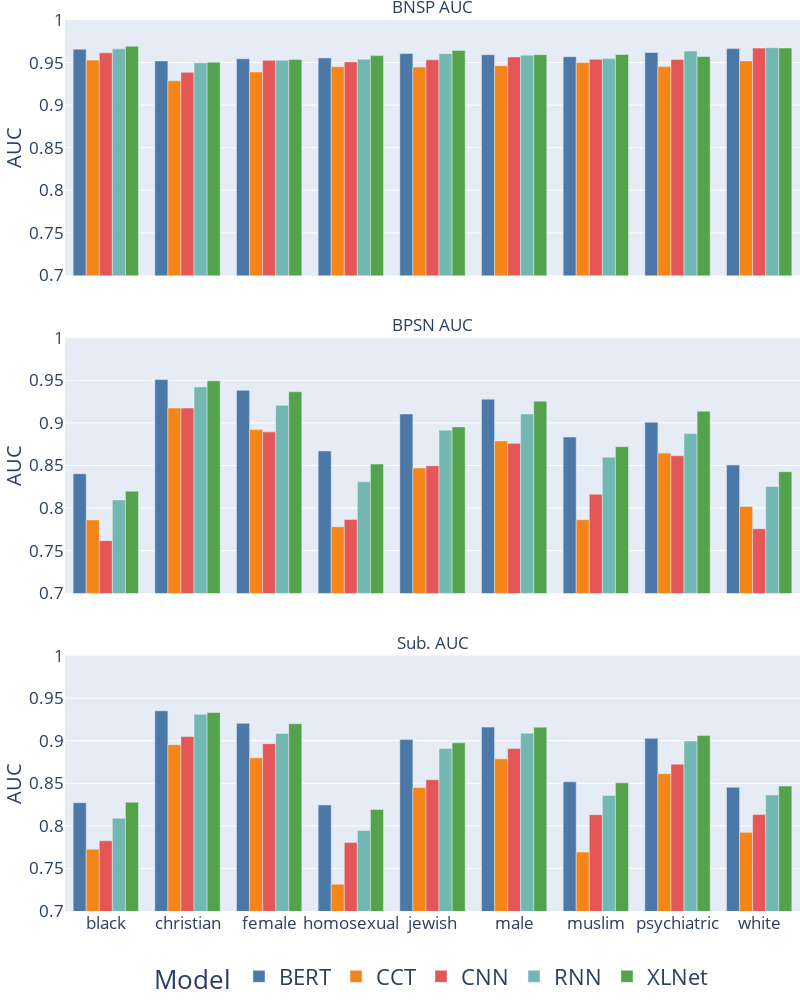

Source (notebook cell):
### Code cell
import plotly.express as px

labels={
    "subgroup_auc": "Sub. AUC",
    "bpsn_auc": "BPSN AUC",
    "bnsp_auc": "BNSP AUC",
    "subgroup":"",
    "model_type": "Model",
    "value":"AUC"
}

identity_aur_per_sub_per_type = identity_aur_per_sub_per_model_df.groupby(["model_type", "variable", "subgroup"]).mean().reset_index()

fig = px.bar(identity_aur_per_sub_per_type, x="subgroup", y="value", 
            color="model_type", barmode="group",
            facet_col="variable", labels=labels, range_y=[0.7, 1.0], width=800, height=1000, facet_col_wrap=1, 
            color_discrete_sequence=px.colors.qualitative.T10)

#sns.move_legend(g, "lower", ncol=2, frameon=True, bbox_to_anchor=(0.8, 0.5), borderpad=1)
#fig.update_traces(width=0.1)
fig.update_layout(legend=dict(
    orientation="h",
    yanchor="top",
    y=-0.05,
    xanchor="center",
    x=0.5,
    font=dict(size=22)
    ),
    margin={'l': 0, 'r': 0, 't': 20, 'b': 0},
    font={'size'   : 17}
)

fig.for_each_annotation(lambda a: a.update(text=a.text.split("=")[-1]))
fig.for_each_annotation(lambda a: a.update(text=labels.get(a.text, a.text)))

fig.write_image("identity_aur_per_sub_per_model_df.pdf")
fig.show()

### Figure 1 — Plotly figure (JSON) as saved in the notebook; plotly's stock layout.template omitted (floating-point values rounded to 4 significant figures)
{"data": [{"alignmentgroup": "True", "hovertemplate": "Model=BERT<br>variable=bnsp_auc<br>=%{x}<br>AUC=%{y}<extra></extra>", "legendgroup": "BERT", "marker": {"color": "#4C78A8", "pattern": {"shape": ""}}, "name": "BERT", "offsetgroup": "BERT", "orientation": "v", "showlegend": true, "textposition": "auto", "type": "bar", "x": ["black", "christian", "female", "homosexual", "jewish", "male", "muslim", "psychiatric", "white"], "xaxis": "x3", "y": [0.9657, 0.9519, 0.9544, 0.9554, 0.9606, 0.9592, 0.9569, 0.9619, 0.9664], "yaxis": "y3"}, {"alignmentgroup": "True", "hovertemplate": "Model=BERT<br>variable=bpsn_auc<br>=%{x}<br>AUC=%{y}<extra></extra>", "legendgroup": "BERT", "marker": {"color": "#4C78A8", "pattern": {"shape": ""}}, "name": "BERT", "offsetgroup": "BERT", "orientation": "v", "showlegend": false, "textposition": "auto", "type": "bar", "x": ["black", "christian", "female", "homosexual", "jewish", "male", "muslim", "psychiatric", "white"], "xaxis": "x2", "y": [0.8403, 0.9509, 0.9383, 0.8671, 0.9105, 0.9279, 0.8834, 0.9009, 0.8505], "yaxis": "y2"}, {"alignmentgroup": "True", "hovertemplate": "Model=BERT<br>variable=subgroup_auc<br>=%{x}<br>AUC=%{y}<extra></extra>", "legendgroup": "BERT", "marker": {"color": "#4C78A8", "pattern": {"shape": ""}}, "name": "BERT", "offsetgroup": "BERT", "orientation": "v", "showlegend": false, "textposition": "auto", "type": "bar", "x": ["black", "christian", "female", "homosexual", "jewish", "male", "muslim", "psychiatric", "white"], "xaxis": "x", "y": [0.8272, 0.9351, 0.9205, 0.8246, 0.9014, 0.916, 0.8517, 0.9028, 0.8453], "yaxis": "y"}, {"alignmentgroup": "True", "hovertemplate": "Model=CCT<br>variable=bnsp_auc<br>=%{x}<br>AUC=%{y}<extra></extra>", "legendgroup": "CCT", "marker": {"color": "#F58518", "pattern": {"shape": ""}}, "name": "CCT", "offsetgroup": "CCT", "orientation": "v", "showlegend": true, "textposition": "auto", "type": "bar", "x": ["black", "christian", "female", "homosexual", "jewish", "male", "muslim", "psychiatric", "white"], "xaxis": "x3", "y": [0.9529, 0.9286, 0.939, 0.9452, 0.9448, 0.9463, 0.9499, 0.9453, 0.9519], "yaxis": "y3"}, {"alignmentgroup": "True", "hovertemplate": "Model=CCT<br>variable=bpsn_auc<br>=%{x}<br>AUC=%{y}<extra></extra>", "legendgroup": "CCT", "marker": {"color": "#F58518", "pattern": {"shape": ""}}, "name": "CCT", "offsetgroup": "CCT", "orientation": "v", "showlegend": false, "textposition": "auto", "type": "bar", "x": ["black", "christian", "female", "homosexual", "jewish", "male", "muslim", "psychiatric", "white"], "xaxis": "x2", "y": [0.7861, 0.9176, 0.8921, 0.7781, 0.8471, 0.8789, 0.7864, 0.8646, 0.8019], "yaxis": "y2"}, {"alignmentgroup": "True", "hovertemplate": "Model=CCT<br>variable=subgroup_auc<br>=%{x}<br>AUC=%{y}<extra></extra>", "legendgroup": "CCT", "marker": {"color": "#F58518", "pattern": {"shape": ""}}, "name": "CCT", "offsetgroup": "CCT", "orientation": "v", "showlegend": false, "textposition": "auto", "type": "bar", "x": ["black", "christian", "female", "homosexual", "jewish", "male", "muslim", "psychiatric", "white"], "xaxis": "x", "y": [0.7726, 0.8954, 0.8801, 0.7314, 0.845, 0.8787, 0.7693, 0.8613, 0.7924], "yaxis": "y"}, {"alignmentgroup": "True", "hovertemplate": "Model=CNN<br>variable=bnsp_auc<br>=%{x}<br>AUC=%{y}<extra></extra>", "legendgroup": "CNN", "marker": {"color": "#E45756", "pattern": {"shape": ""}}, "name": "CNN", "offsetgroup": "CNN", "orientation": "v", "showlegend": true, "textposition": "auto", "type": "bar", "x": ["black", "christian", "female", "homosexual", "jewish", "male", "muslim", "psychiatric", "white"], "xaxis": "x3", "y": [0.9615, 0.9386, 0.9526, 0.9508, 0.9532, 0.9566, 0.9538, 0.9536, 0.967], "yaxis": "y3"}, {"alignmentgroup": "True", "hovertemplate": "Model=CNN<br>variable=bpsn_auc<br>=%{x}<br>AUC=%{y}<extra></extra>", "legendgroup": "CNN", "marker": {"color": "#E45756", "pattern": {"shape": ""}}, "name": "CNN", "offsetgroup": "CNN", "orientation": "v", "showlegend": false, "textposition": "auto", "type": "bar", "x": ["black", "christian", "female", "homosexual", "jewish", "male", "muslim", "psychiatric", "white"], "xaxis": "x2", "y": [0.7617, 0.9174, 0.8895, 0.7866, 0.8497, 0.876, 0.8163, 0.8615, 0.7757], "yaxis": "y2"}, {"alignmentgroup": "True", "hovertemplate": "Model=CNN<br>variable=subgroup_auc<br>=%{x}<br>AUC=%{y}<extra></extra>", "legendgroup": "CNN", "marker": {"color": "#E45756", "pattern": {"shape": ""}}, "name": "CNN", "offsetgroup": "CNN", "orientation": "v", "showlegend": false, "textposition": "auto", "type": "bar", "x": ["black", "christian", "female", "homosexual", "jewish", "male", "muslim", "psychiatric", "white"], "xaxis": "x", "y": [0.7825, 0.905, 0.8966, 0.7803, 0.8542, 0.8908, 0.8131, 0.8725, 0.8132], "yaxis": "y"}, {"alignmentgroup": "True", "hovertemplate": "Model=RNN<br>variable=bnsp_auc<br>=%{x}<br>AUC=%{y}<extra></extra>", "legendgroup": "RNN", "marker": {"color": "#72B7B2", "pattern": {"shape": ""}}, "name": "RNN", "offsetgroup": "RNN", "orientation": "v", "showlegend": true, "textposition": "auto", "type": "bar", "x": ["black", "christian", "female", "homosexual", "jewish", "male", "muslim", "psychiatric", "white"], "xaxis": "x3", "y": [0.9661, 0.9497, 0.9526, 0.954, 0.9604, 0.9587, 0.9548, 0.9636, 0.9675], "yaxis": "y3"}, {"alignmentgroup": "True", "hovertemplate": "Model=RNN<br>variable=bpsn_auc<br>=%{x}<br>AUC=%{y}<extra></extra>", "legendgroup": "RNN", "marker": {"color": "#72B7B2", "pattern": {"shape": ""}}, "name": "RNN", "offsetgroup": "RNN", "orientation": "v", "showlegend": false, "textposition": "auto", "type": "bar", "x": ["black", "christian", "female", "homosexual", "jewish", "male", "muslim", "psychiatric", "white"], "xaxis": "x2", "y": [0.8096, 0.9423, 0.9208, 0.8308, 0.8913, 0.9105, 0.8597, 0.8875, 0.8253], "yaxis": "y2"}, {"alignmentgroup": "True", "hovertemplate": "Model=RNN<br>variable=subgroup_auc<br>=%{x}<br>AUC=%{y}<extra></extra>", "legendgroup": "RNN", "marker": {"color": "#72B7B2", "pattern": {"shape": ""}}, "name": "RNN", "offsetgroup": "RNN", "orientation": "v", "showlegend": false, "textposition": "auto", "type": "bar", "x": ["black", "christian", "female", "homosexual", "jewish", "male", "muslim", "psychiatric", "white"], "xaxis": "x", "y": [0.809, 0.931, 0.9085, 0.7945, 0.8909, 0.9088, 0.8355, 0.8996, 0.8361], "yaxis": "y"}, {"alignmentgroup": "True", "hovertemplate": "Model=XLNet<br>variable=bnsp_auc<br>=%{x}<br>AUC=%{y}<extra></extra>", "legendgroup": "XLNet", "marker": {"color": "#54A24B", "pattern": {"shape": ""}}, "name": "XLNet", "offsetgroup": "XLNet", "orientation": "v", "showlegend": true, "textposition": "auto", "type": "bar", "x": ["black", "christian", "female", "homosexual", "jewish", "male", "muslim", "psychiatric", "white"], "xaxis": "x3", "y": [0.9691, 0.9505, 0.9537, 0.9582, 0.9641, 0.9591, 0.9595, 0.957, 0.9671], "yaxis": "y3"}, {"alignmentgroup": "True", "hovertemplate": "Model=XLNet<br>variable=bpsn_auc<br>=%{x}<br>AUC=%{y}<extra></extra>", "legendgroup": "XLNet", "marker": {"color": "#54A24B", "pattern": {"shape": ""}}, "name": "XLNet", "offsetgroup": "XLNet", "orientation": "v", "showlegend": false, "textposition": "auto", "type": "bar", "x": ["black", "christian", "female", "homosexual", "jewish", "male", "muslim", "psychiatric", "white"], "xaxis": "x2", "y": [0.8197, 0.9494, 0.9366, 0.8517, 0.8954, 0.9256, 0.8721, 0.9138, 0.8427], "yaxis": "y2"}, {"alignmentgroup": "True", "hovertemplate": "Model=XLNet<br>variable=subgroup_auc<br>=%{x}<br>AUC=%{y}<extra></extra>", "legendgroup": "XLNet", "marker": {"color": "#54A24B", "pattern": {"shape": ""}}, "name": "XLNet", "offsetgroup": "XLNet", "orientation": "v", "showlegend": false, "textposition": "auto", "type": "bar", "x": ["black", "christian", "female", "homosexual", "jewish", "male", "muslim", "psychiatric", "white"], "xaxis": "x", "y": [0.8278, 0.9331, 0.92, 0.8192, 0.8975, 0.9158, 0.8505, 0.9061, 0.8468], "yaxis": "y"}], "layout": {"annotations": [{"font": {}, "showarrow": false, "text": "Sub. AUC", "x": 0.5, "xanchor": "center", "xref": "paper", "y": 0.2867, "yanchor": "bottom", "yref": "paper"}, {"font": {}, "showarrow": false, "text": "BPSN AUC", "x": 0.5, "xanchor": "center", "xref": "paper", "y": 0.6433, "yanchor": "bottom", "yref": "paper"}, {"font": {}, "showarrow": false, "text": "BNSP AUC", "x": 0.5, "xanchor": "center", "xref": "paper", "y": 1.0, "yanchor": "bottom", "yref": "paper"}], "barmode": "group", "font": {"size": 17}, "height": 1000, "legend": {"font": {"size": 22}, "orientation": "h", "title": {"text": "Model"}, "tracegroupgap": 0, "x": 0.5, "xanchor": "center", "y": -0.05, "yanchor": "top"}, "margin": {"b": 0, "l": 0, "r": 0, "t": 20}, "width": 800, "xaxis": {"anchor": "y", "domain": [0, 1], "title": {"text": ""}}, "xaxis2": {"anchor": "y2", "domain": [0, 1], "matches": "x", "showticklabels": false}, "xaxis3": {"anchor": "y3", "domain": [0, 1], "matches": "x", "showticklabels": false}, "yaxis": {"anchor": "x", "domain": [0, 0.2867], "range": [0.7, 1], "title": {"text": "AUC"}}, "yaxis2": {"anchor": "x2", "domain": [0.3567, 0.6433], "matches": "y", "range": [0.7, 1], "title": {"text": "AUC"}}, "yaxis3": {"anchor": "x3", "domain": [0.7133, 1.0], "matches": "y", "range": [0.7, 1], "title": {"text": "AUC"}}}}
